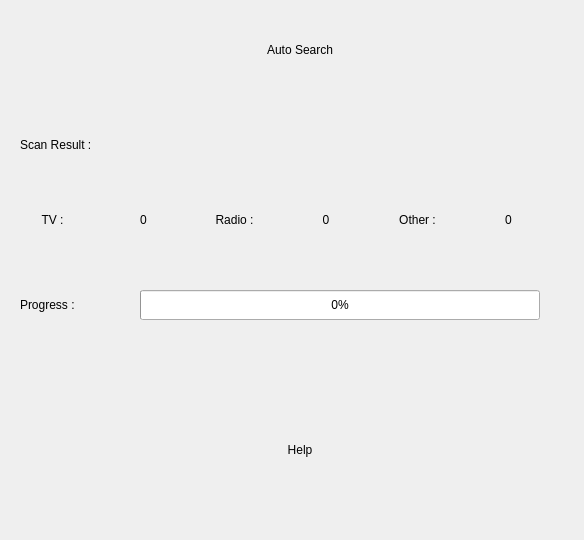
<?xml version="1.0" encoding="UTF-8"?>
<ui version="4.0">
 <class>MenuAutoSearch</class>
 <widget class="QWidget" name="MenuAutoSearch">
  <property name="geometry">
   <rect>
    <x>0</x>
    <y>0</y>
    <width>584</width>
    <height>540</height>
   </rect>
  </property>
  <property name="windowTitle">
   <string>MenuAutoSearch</string>
  </property>
  <widget class="QLabel" name="label_title">
   <property name="geometry">
    <rect>
     <x>0</x>
     <y>0</y>
     <width>600</width>
     <height>100</height>
    </rect>
   </property>
   <property name="text">
    <string>Auto Search</string>
   </property>
   <property name="alignment">
    <set>Qt::AlignCenter</set>
   </property>
  </widget>
  <widget class="QLabel" name="label_result">
   <property name="geometry">
    <rect>
     <x>20</x>
     <y>130</y>
     <width>200</width>
     <height>30</height>
    </rect>
   </property>
   <property name="text">
    <string>Scan Result :</string>
   </property>
  </widget>
  <widget class="QWidget" name="horizontalLayoutWidget">
   <property name="geometry">
    <rect>
     <x>10</x>
     <y>180</y>
     <width>541</width>
     <height>80</height>
    </rect>
   </property>
   <layout class="QHBoxLayout" name="horizontalLayout">
    <item>
     <widget class="QLabel" name="label_tv">
      <property name="text">
       <string>TV :</string>
      </property>
      <property name="alignment">
       <set>Qt::AlignCenter</set>
      </property>
     </widget>
    </item>
    <item>
     <widget class="QLabel" name="label_tv_number">
      <property name="text">
       <string>0</string>
      </property>
      <property name="alignment">
       <set>Qt::AlignCenter</set>
      </property>
     </widget>
    </item>
    <item>
     <widget class="QLabel" name="label_radio">
      <property name="text">
       <string>Radio :</string>
      </property>
      <property name="alignment">
       <set>Qt::AlignCenter</set>
      </property>
     </widget>
    </item>
    <item>
     <widget class="QLabel" name="label_radio_number">
      <property name="text">
       <string>0</string>
      </property>
      <property name="alignment">
       <set>Qt::AlignCenter</set>
      </property>
     </widget>
    </item>
    <item>
     <widget class="QLabel" name="label_other">
      <property name="text">
       <string>Other :</string>
      </property>
      <property name="alignment">
       <set>Qt::AlignCenter</set>
      </property>
     </widget>
    </item>
    <item>
     <widget class="QLabel" name="label_other_number">
      <property name="text">
       <string>0</string>
      </property>
      <property name="alignment">
       <set>Qt::AlignCenter</set>
      </property>
     </widget>
    </item>
   </layout>
  </widget>
  <widget class="QLabel" name="label_progress">
   <property name="geometry">
    <rect>
     <x>20</x>
     <y>290</y>
     <width>100</width>
     <height>30</height>
    </rect>
   </property>
   <property name="text">
    <string>Progress :</string>
   </property>
  </widget>
  <widget class="QProgressBar" name="progressBar">
   <property name="geometry">
    <rect>
     <x>140</x>
     <y>290</y>
     <width>400</width>
     <height>30</height>
    </rect>
   </property>
   <property name="value">
    <number>0</number>
   </property>
  </widget>
  <widget class="QLabel" name="label_help">
   <property name="geometry">
    <rect>
     <x>0</x>
     <y>360</y>
     <width>600</width>
     <height>180</height>
    </rect>
   </property>
   <property name="text">
    <string>Help</string>
   </property>
   <property name="alignment">
    <set>Qt::AlignCenter</set>
   </property>
  </widget>
 </widget>
 <resources/>
 <connections/>
</ui>
